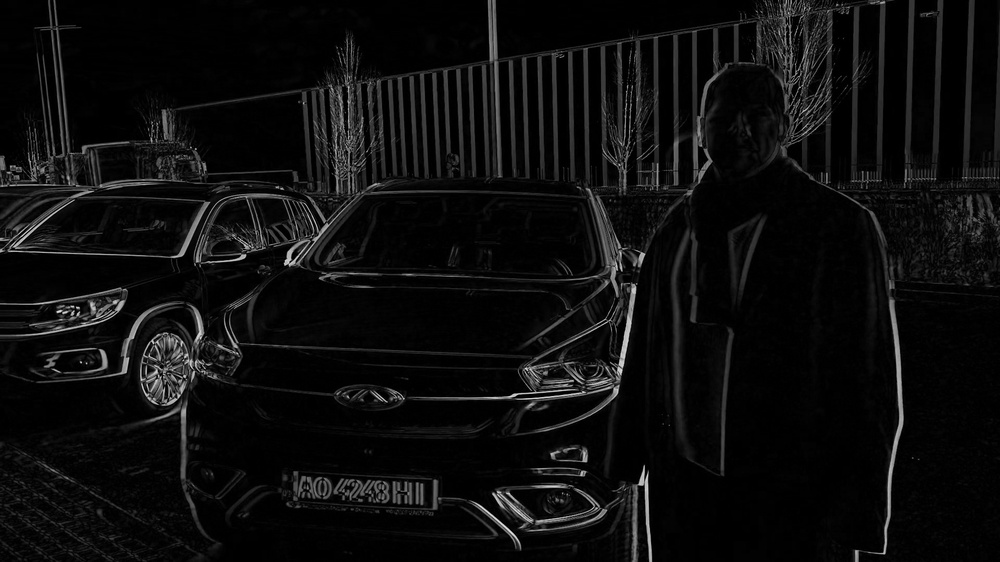
#> input picture video_processing/data/frame_diff.jpg, 1000 x 562 px, shrunk from 1920 x 1080 before the run, given in place of car_video.mp4, which was not available
$ jupyter execute --allow-errors car_video_processing.ipynb   (shell and % lines are left out)   (older library calls are emulated)   (text cells are left out)
#> lines starting #> are read from the running program, lines starting #| are printed output that depends on the picture; after the words box and inside, x2 and y2 are one past the last pixel; in counts of white or black regions, pixels touching at a corner belong together; pictures that were not available may be replaced by others from this repository, and a replacement may not be noted
[cell 1]
import numpy as np
import cv2
import torch
import os
from time import time

import pytesseract
from PIL import Image
import matplotlib.pyplot as plt

[cell 2]
VIDEO_PATH = 'data/car_video.mp4'

[cell 3]
def get_face_detector():
    cascade_path = os.path.dirname(cv2.__file__) + "/data/haarcascade_frontalface_default.xml"
    return cv2.CascadeClassifier(cascade_path)

# [10 lines left out: function get_faces, not called in this run]

[cell 4]
# [5 lines left out: function score_frame, not called in this run]

def validate_ratio(rect):
    (x, y), (width, height), rect_angle = rect

    if (width > height):
        angle = -rect_angle
    else:
        angle = 90 + rect_angle

    if abs(angle) > 15:
        return False

    if (height == 0 or width == 0):
        return False

    ratio = width / height

    return ratio > 2.5 and ratio < 7

def validate_contour(contour):
    min_rect = cv2.minAreaRect(contour)
    return validate_ratio(min_rect)

# [38 lines left out: function get_license_plates, not called in this run]

[cell 5]
# [28 lines left out: function plot_boxes, not called in this run]

[cell 6]
# [17 lines left out: function plot_plates, not called in this run]

[cell 7]
# [4 lines left out: function plot_faces, not called in this run]

[cell 8]
# [5 lines left out: function frame_diff, not called in this run]

[cell 9]
# [32 lines left out: function process_video, not called in this run]
    # out.release()
    # input_video.release()

#> (a cell that did not finish here is left out)

#> (a cell that did not finish here is left out)

[cell 12]
reader = cv2.VideoCapture(VIDEO_PATH)
_, frame = reader.read()
#> frame is the input picture: shape (562, 1000, 3); min 0, max 234, mean 13.4
reader.release()

[cell 13]
import matplotlib.pyplot as plt

[cell 14]
plt.imshow(frame[:,:,::-1])
plt.show()

[cell 15]
frame_preproc = cv2.GaussianBlur(frame, (9, 9), 0)
frame_preproc = cv2.cvtColor(frame_preproc, cv2.COLOR_BGR2GRAY)
#> frame_preproc: shape (562, 1000)
plt.imshow(frame_preproc, cmap='gray', vmin=0, vmax=255)
plt.show()

[cell 16]
frame_preproc = cv2.Sobel(frame_preproc, cv2.CV_8U, 1, 0, ksize=3)
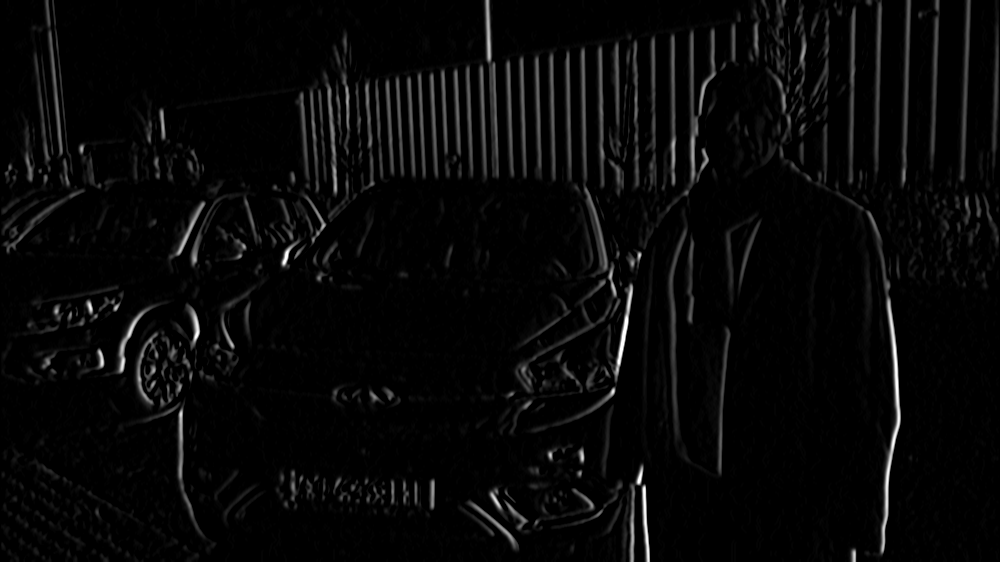
#> frame_preproc: shape (562, 1000); min 0, max 255, mean 7.9
plt.imshow(frame_preproc, cmap='gray', vmin=0, vmax=255)
plt.show()

[cell 17]
_, frame_preproc = cv2.threshold(frame_preproc, 0, 255, cv2.THRESH_BINARY + cv2.THRESH_OTSU)
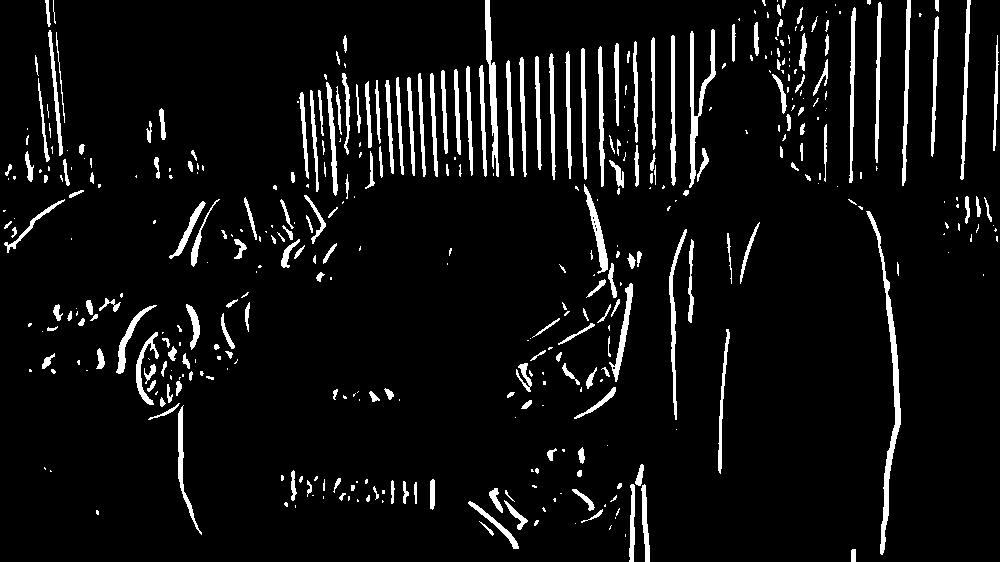
#> frame_preproc: shape (562, 1000); 6.5% white; 414 white regions (203 under 20 px), largest, box (x1, y1, x2, y2) and area: (866, 211, 901, 555) 1731, (689, 29, 716, 188) 1088, (485, 0, 499, 177) 987
plt.imshow(frame_preproc, cmap='gray', vmin=0, vmax=255)
plt.show()

[cell 18]
frame_morph = cv2.morphologyEx(
    src = frame_preproc,
    op = cv2.MORPH_CLOSE,
    kernel = cv2.getStructuringElement(
        shape = cv2.MORPH_RECT,
        ksize = (30, 10)
    )
)
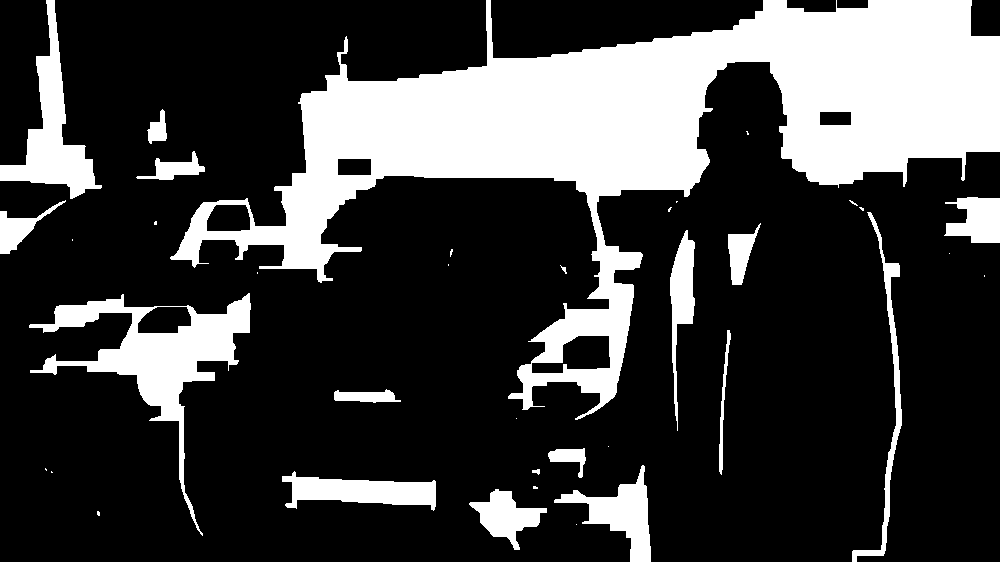
#> frame_morph: shape (562, 1000); 24.9% white; 37 white regions (19 under 20 px)
plt.imshow(frame_morph, cmap='gray', vmin=0, vmax=255)
plt.show()

[cell 19]
contours, _ = cv2.findContours(
    frame_morph,
    mode = cv2.RETR_EXTERNAL,
    method = cv2.CHAIN_APPROX_NONE
)
#> contours = 37 contours, 20 with area under 20; largest, box (x1, y1, x2, y2) and area: (170, 0, 1000, 420) 104520, (29, 293, 251, 536) 11672, (0, 0, 102, 199) 5628, (282, 471, 436, 511) 3223, (554, 465, 651, 562) 3110

[cell 20]
valid_contours = [x for x in contours if validate_contour(x)]
#> valid_contours = 2 contours; box (x1, y1, x2, y2) and area: (136, 151, 205, 180) 716, (334, 389, 401, 403) 538
